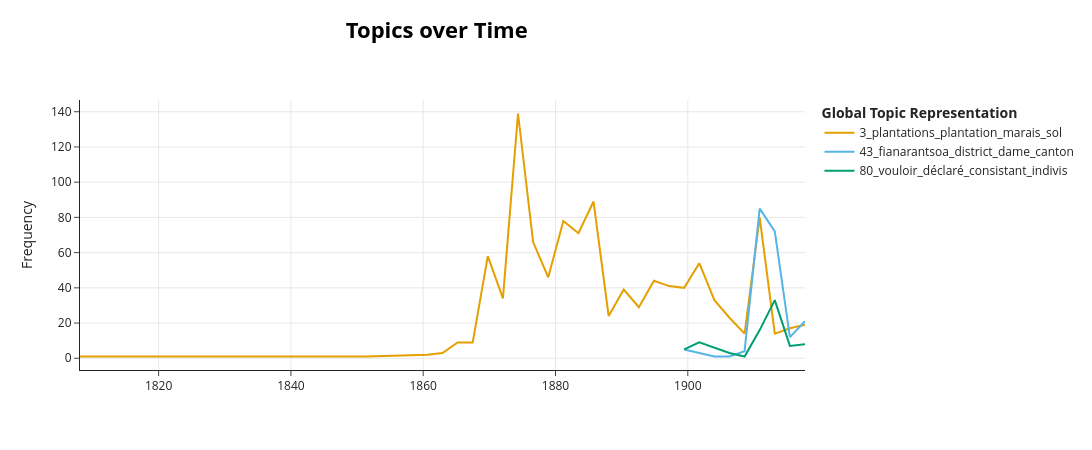

Here is the notebook cell this chart was saved with:
### Code cell
topic_model.visualize_topics_over_time(topics_over_time, topics=[3, 43, 80])

### Figure 1 — Plotly figure (JSON) as saved in the notebook; plotly's stock layout.template omitted (floating-point values rounded to 4 significant figures)
{"data": [{"hoverinfo": "text", "hovertext": ["<b>Topic 3</b><br>Words: aueucalypte, possédons, introduite, nouvellement, assez", "<b>Topic 3</b><br>Words: nourrissent, médicaux, distille, excellents, continent", "<b>Topic 3</b><br>Words: nioïdes, urso, assèchements, figuera, euge", "<b>Topic 3</b><br>Words: consomment, exploitants, submerger, mottes, baquet", "<b>Topic 3</b><br>Words: proposons, convertir, impro, cesserions, ductifs", "<b>Topic 3</b><br>Words: décupleraient, perpétuant, craignaient, répondrait, opposera", "<b>Topic 3</b><br>Words: dépouilles, rechutes, avoisinants, neutralisent, cernerait", "<b>Topic 3</b><br>Words: paître, exceptionnelles, eonclusion, soï, morbifuges", "<b>Topic 3</b><br>Words: plantations, plantation, arrachage, considérons, embarras", "<b>Topic 3</b><br>Words: guatémaltèque, disparues, plantations, amélioré, améliore", "<b>Topic 3</b><br>Words: entendue, plantations, exerçaient, croîssent, arizona", "<b>Topic 3</b><br>Words: drainage, aurions, dévastatrices, débroussaillements, risquent", "<b>Topic 3</b><br>Words: assainissement, plantations, enfonçant, bouturage, impaludisme", "<b>Topic 3</b><br>Words: incidemment, plantations, climatériques, intéresssant, bolivien", "<b>Topic 3</b><br>Words: servaient, marais, converger, ainir, ébattaient", "<b>Topic 3</b><br>Words: calebassier, comprises, spongieux, grandement, plongent", "<b>Topic 3</b><br>Words: amphibie, drainent, marais, confondent, créent", "<b>Topic 3</b><br>Words: reproduiraient, marais, macinaggio, fournier, démasclages", "<b>Topic 3</b><br>Words: inutilisées, manambaro, macinaggio, dixhuit, plantation", "<b>Topic 3</b><br>Words: incombustible, plantations, enlevant, drainages, chovaux", "<b>Topic 3</b><br>Words: cooper, attendait, étêtage, asséchantes, plantations", "<b>Topic 3</b><br>Words: clayonnage, prouvaient, embryon, envahissement, organisé", "<b>Topic 3</b><br>Words: purin, officielles, restées, pleinement, tarir", "<b>Topic 3</b><br>Words: rigoles, touaria, pastoureau, tuffeuses, deltaïques", "<b>Topic 3</b><br>Words: rendront, absorbantes, puits, prévoir, goulet", "<b>Topic 3</b><br>Words: endiguer, drainer, fixation, fleuves, seuds", "<b>Topic 3</b><br>Words: méconnus, naturt, infirmée, ambatoloana, alcandincinga", "<b>Topic 3</b><br>Words: asséchés, absorbent, plantation, recommandée, areté"], "marker": {"color": "#E69F00"}, "mode": "lines", "name": "3_plantations_plantation_marais_sol", "type": "scatter", "x": [1808.0, 1852.0, 1861.0, 1863.0, 1865.0, 1867.0, 1870.0, 1872.0, 1874.0, 1877.0, 1879.0, 1881.0, 1883.0, 1886.0, 1888.0, 1890.0, 1893.0, 1895.0, 1897.0, 1899.0, 1902.0, 1904.0, 1906.0, 1909.0, 1911.0, 1913.0, 1915.0, 1918.0], "y": [1, 1, 2, 3, 9, 9, 58, 34, 139, 66, 46, 78, 71, 89, 24, 39, 29, 44, 41, 40, 54, 33, 23, 14, 80, 14, 17, 19]}, {"hoverinfo": "text", "hovertext": ["<b>Topic 43</b><br>Words: époux, dame, épouse, miarinarivo, razanany", "<b>Topic 43</b><br>Words: raida, ambositra, ambanitsena, époux, razanabelo", "<b>Topic 43</b><br>Words: razoely, emilie, eclaré, rainiiaona, 973", "<b>Topic 43</b><br>Words: razanamariga, amhohitravo, valas, florentine, 1034", "<b>Topic 43</b><br>Words: épouse, époux, rabe, jacob, bao", "<b>Topic 43</b><br>Words: coutumes, malgaches, canton, dame, fianarantsoa", "<b>Topic 43</b><br>Words: fianarantsoa, district, canton, dame, malgaches", "<b>Topic 43</b><br>Words: district, province, ambohimahasoa, fianarantsoa, antoabe", "<b>Topic 43</b><br>Words: réquisition, district, né, canton, province"], "marker": {"color": "#56B4E9"}, "mode": "lines", "name": "43_fianarantsoa_district_dame_canton", "type": "scatter", "x": [1899.0, 1902.0, 1904.0, 1906.0, 1909.0, 1911.0, 1913.0, 1915.0, 1918.0], "y": [5, 3, 1, 1, 4, 85, 72, 12, 21]}, {"hoverinfo": "text", "hovertext": ["<b>Topic 80</b><br>Words: quartier, patates, situés, indivis, maniocs", "<b>Topic 80</b><br>Words: vouloir, consistant, déclaré, melville, situés", "<b>Topic 80</b><br>Words: fiadanana, marcelline, lapinière, rainiantoandro, isoavina", "<b>Topic 80</b><br>Words: mangidy, àlsucre, liibassiérs, patâles, bœufs", "<b>Topic 80</b><br>Words: indivis, déclaré, vouloir, consistant, patates", "<b>Topic 80</b><br>Words: vouloir, déclaré, consistant, située, manioc", "<b>Topic 80</b><br>Words: ambohimahasoa, vouloir, consistant, déclaré, située", "<b>Topic 80</b><br>Words: déclaré, vouloir, consistant, rabefierana, district"], "marker": {"color": "#009E73"}, "mode": "lines", "name": "80_vouloir_déclaré_consistant_indivis", "type": "scatter", "x": [1899.0, 1902.0, 1906.0, 1909.0, 1911.0, 1913.0, 1915.0, 1918.0], "y": [5, 9, 3, 1, 16, 33, 7, 8]}], "layout": {"height": 450, "hoverlabel": {"bgcolor": "white", "font": {"family": "Rockwell", "size": 16}}, "legend": {"title": {"text": "<b>Global Topic Representation"}}, "title": {"font": {"color": "Black", "size": 22}, "text": "<b>Topics over Time</b>", "x": 0.4, "xanchor": "center", "y": 0.95, "yanchor": "top"}, "width": 1250, "xaxis": {"showgrid": true}, "yaxis": {"showgrid": true, "title": {"text": "Frequency"}}}}
